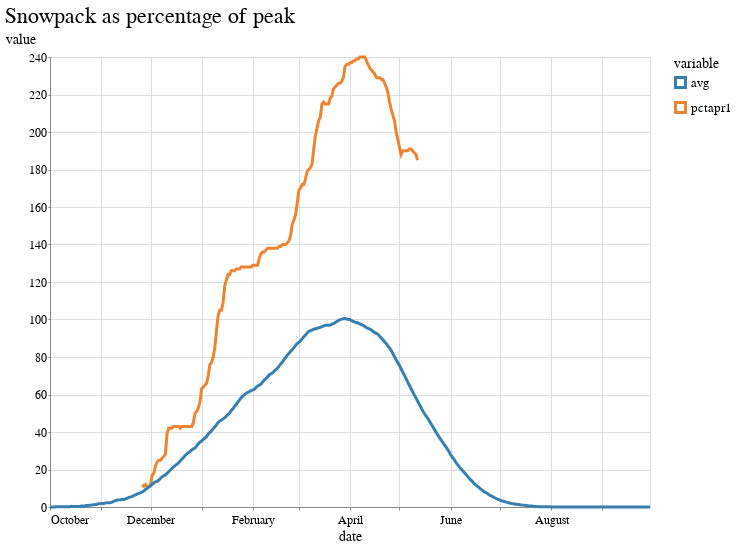

The notebook cell saved with this chart:
### Code cell
alt.Chart(melt[melt.date >= "2022-10-01"]).mark_line().encode(
    x="date",
    y="value",
    color="variable",
    tooltip=["date","value"]
).properties(title="Snowpack as percentage of peak",width=600)

### Figure 1 — Vega-Lite specification as saved in the notebook (floating-point values rounded to 4 significant figures; data arrays with more than 128 entries replaced by an {"elided": "..."} marker saying what was removed)
{"config": {"view": {"width": 800, "height": 450}, "background": "#ffffff", "title": {"anchor": "start", "font": "BentonGothic-Bold, sans", "fontColor": "#000000", "fontSize": 22, "fontWeight": "normal"}, "arc": {"fill": "#82c6df"}, "area": {"fill": "#82c6df"}, "line": {"stroke": "#82c6df", "strokeWidth": 3}, "path": {"stroke": "#82c6df"}, "rect": {"fill": "#82c6df"}, "shape": {"stroke": "#82c6df"}, "bar": {"fill": "#82c6df"}, "point": {"stroke": "#82c6df"}, "symbol": {"fill": "#82c6df", "size": 30}, "axis": {"titleFont": "BentonGothic-Bold, sans", "titleFontSize": 14, "titleFontWeight": "normal", "labelFont": "BentonGothic, sans", "labelFontSize": 12, "labelFontWeight": "normal"}, "axisX": {"labelAngle": 0, "labelPadding": 4, "tickSize": 3}, "axisY": {"labelBaseline": "middle", "maxExtent": 45, "minExtent": 45, "tickSize": 2, "titleAlign": "left", "titleAngle": 0, "titleX": -45, "titleY": -11}, "legend": {"titleFont": "BentonGothic-Bold, sans", "titleFontSize": 14, "titleFontWeight": "normal", "symbolType": "square", "labelFont": "BentonGothic, sans", "labelFontSize": 13}, "range": {"category": ["#3580b1", "#ec8431", "#ab7fb4", "#c89d29", "#adc839", "#829eb1"], "diverging": ["#e68a4f", "#f4bb6a", "#f9e39c", "#dadfe2", "#a6b7c6", "#849eae"], "heatmap": ["#fbf2c7", "#f9e39c", "#f8d36e", "#f4bb6a", "#e68a4f", "#d15a40", "#ab4232"], "ordinal": ["#fbf2c7", "#f9e39c", "#f8d36e", "#f4bb6a", "#e68a4f", "#d15a40", "#ab4232"], "ramp": ["#fbf2c7", "#f9e39c", "#f8d36e", "#f4bb6a", "#e68a4f", "#d15a40", "#ab4232"]}}, "data": {"name": "data-2718cc8e2c7cd3a9ca9f72eecf453247"}, "mark": "line", "encoding": {"color": {"field": "variable", "type": "nominal"}, "tooltip": [{"field": "date", "type": "temporal"}, {"field": "value", "type": "quantitative"}], "x": {"field": "date", "type": "temporal"}, "y": {"field": "value", "type": "quantitative"}}, "title": "Snowpack as percentage of peak", "width": 600, "$schema": "https://vega.github.io/schema/vega-lite/v4.17.0.json", "datasets": {"data-2718cc8e2c7cd3a9ca9f72eecf453247": {"elided": "730 records"}}}
